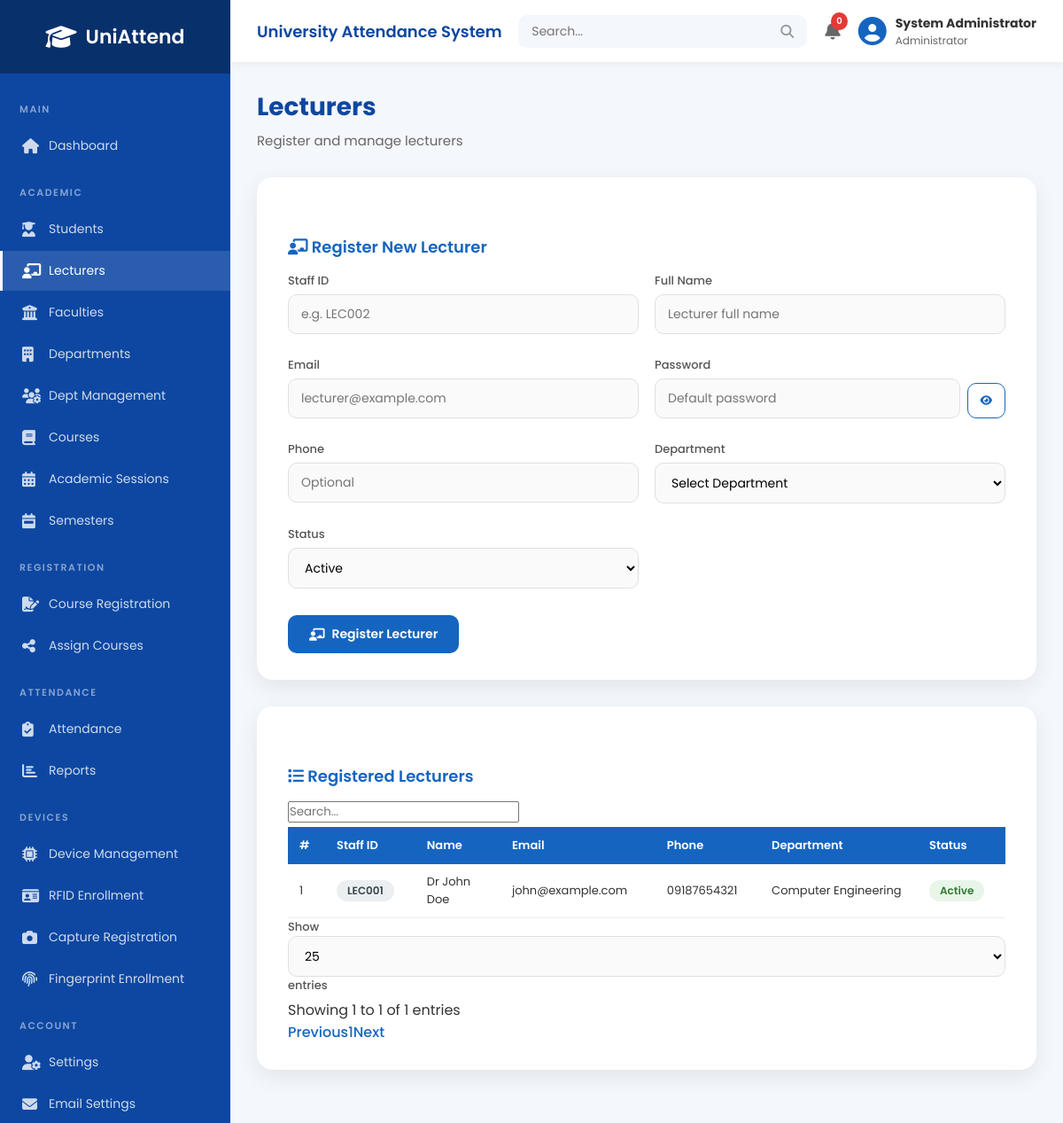
The page /admin/add_lecturer.php (signed in) on the database its author committed.
### tables this page shows
CREATE TABLE `lecturers` (
  `id` int(11) NOT NULL,
  `staff_id` varchar(50) NOT NULL,
  `fullname` varchar(150) NOT NULL,
  `email` varchar(150) NOT NULL,
  `password` varchar(255) NOT NULL,
  `phone` varchar(20) DEFAULT NULL,
  `department_id` int(11) NOT NULL,
  `status` enum('Active','Inactive') DEFAULT 'Active',
  `created_at` timestamp NOT NULL DEFAULT current_timestamp()
);

CREATE TABLE `departments` (
  `id` int(11) NOT NULL,
  `faculty_id` int(11) NOT NULL,
  `department_name` varchar(150) NOT NULL,
  `created_at` timestamp NOT NULL DEFAULT current_timestamp()
);

### admin/add_lecturer.php (the view, shortened to what this page needs)
<?php
require_once __DIR__ . '/../php/db_connect.php';
$lecturers = mysqli_query($conn, "SELECT l.*, d.department_name FROM lecturers l LEFT JOIN departments d ON l.department_id = d.id ORDER BY l.id DESC");
include "includes/header.php";
include "includes/sidebar.php";
include "includes/navbar.php";
?>
<div class="main-content">
<div class="page-title"><h1>Lecturers</h1><p>Register and manage lecturers</p></div>
<div class="form-box">
<h3><i class="fas fa-chalkboard-teacher"></i> Register New Lecturer</h3>
<form method="POST">
<div class="form-row">
<div>
<label>Staff ID</label>
<input type="text" name="staff_id" placeholder="e.g. LEC002" required>
</div>
<div>
<label>Full Name</label>
<input type="text" name="fullname" placeholder="Lecturer full name" required>
</div>
</div>
<br>
<div class="form-row">
<div>
<label>Email</label>
<input type="email" name="email" placeholder="lecturer@example.com" required>
</div>
<div>
<label>Password</label>
<div class="password-wrap" style="display:flex;gap:8px;">
<input type="password" name="password" placeholder="Default password" required style="flex:1;">
<button type="button" class="btn btn-sm btn-outline toggle-password" style="flex-shrink:0;"><i class="fas fa-eye"></i></button>
</div>
</div>
</div>
<br>
<div class="form-row">
<div>
<label>Phone</label>
<input type="tel" name="phone" placeholder="Optional">
</div>
<div>
<label>Department</label>
<select name="department_id" required>
<option value="">Select Department</option>
</select>
</div>
</div>
<br>
<div class="form-row">
<div>
<label>Status</label>
<select name="status" required>
<option value="Active">Active</option>
</select>
</div>
</div>
<br>
<button type="submit" class="btn btn-primary"><i class="fas fa-chalkboard-teacher"></i> Register Lecturer</button>
</form>
</div>
<div class="form-box" style="margin-top:25px;">
<h3><i class="fas fa-list"></i> Registered Lecturers</h3>
<div class="table-wrap">
<table class="datatable">
<thead><tr><th>#</th><th>Staff ID</th><th>Name</th><th>Email</th><th>Phone</th><th>Department</th><th>Status</th></tr></thead>
<tbody>
<?php $i=1; while ($l = mysqli_fetch_assoc($lecturers)) { ?>
<tr>
<td><?php echo $i++; ?></td>
<td><span class="badge badge-dark"><?php echo $l['staff_id']; ?></span></td>
<td><?php echo $l['fullname']; ?></td>
<td><?php echo $l['email']; ?></td>
<td><?php echo $l['phone'] ?: '-'; ?></td>
<td><?php echo $l['department_name']; ?></td>
<td><span class="badge <?php echo $l['status'] == 'Active' ? 'badge-success' : 'badge-danger'; ?>"><?php echo $l['status']; ?></span></td>
</tr>
<?php } ?>
</tbody>
</table>
</div>
</div>
</div>
<?php include "includes/footer.php"; ?>

### admin/assets/css/style.css (style rules this page uses)
:root { --primary: #1565c0; --primary-dark: #0d47a1; --primary-light: #42a5f5; --sidebar-bg: #0d47a1; --sidebar-dark: #08306b; --success: #4caf50; --success-bg: #e8f5e9; --success-text: #2e7d32; --danger: #e53935; --danger-bg: #ffebee; --danger-text: #c62828; --warning: #fb8c00; --warning-bg: #fff3e0; --warning-text: #e65100; --info: #2196f3; --info-bg: #e3f2fd; --info-text: #1565c0; --purple: #8e24aa; --dark: #37474f; --bg: #f4f7fc; --card-bg: #ffffff; --text: #333; --text-light: #666; --border: #e0e0e0; --radius: 18px; --radius-sm: 10px; --shadow: 0 8px 25px rgba(0,0,0,.08); --shadow-hover: 0 12px 35px rgba(0,0,0,.12); --transition: .3s; }
* { margin:0; padding:0; box-sizing:border-box; font-family:'Poppins',sans-serif; }
body { background:var(--bg); color:var(--text); min-height:100vh; }
.main-content { margin-left:260px; padding:30px; width:calc(100% - 260px); }
.page-title { margin-bottom:25px; }
.page-title h1 { font-size:28px; font-weight:700; color:var(--primary-dark); }
.page-title p { margin-top:5px; color:var(--text-light); font-size:15px; }
.form-box { max-width:1100px; margin:30px auto; background:var(--card-bg); padding:30px 35px; border-radius:var(--radius); box-shadow:var(--shadow); }
.form-box h3 { font-size:18px; font-weight:600; color:var(--primary); margin:25px 0 15px; padding-top:10px; }
.form-box label { display:block; font-weight:500; font-size:13px; color:#555; margin-bottom:5px; }
.form-box input[type="text"], .form-box input[type="email"], .form-box input[type="password"], .form-box input[type="number"], .form-box input[type="date"], .form-box input[type="tel"], .form-box select { width:100%; padding:11px 14px; border:1.5px solid var(--border); border-radius:var(--radius-sm); font-size:14px; outline:none; transition:var(--transition); background:#fafafa; }
.form-row { display:grid; grid-template-columns:1fr 1fr; gap:18px; }
.btn { display:inline-flex; align-items:center; gap:8px; padding:11px 24px; border:none; border-radius:var(--radius-sm); font-size:14px; font-weight:600; cursor:pointer; transition:var(--transition); text-decoration:none; }
.btn-primary { background:var(--primary); color:#fff; }
.btn-sm { padding:7px 14px; font-size:12px; }
.btn-outline { background:transparent; color:var(--primary); border:1.5px solid var(--primary); }
.form-box .btn { margin-top:5px; }
.table-wrap { overflow-x:auto; margin-top:15px; }
.form-box table, .dashboard-box table { width:100%; border-collapse:collapse; font-size:13px; }
.form-box table th, .dashboard-box table th { background:var(--primary); color:#fff; padding:11px 13px; text-align:left; font-weight:600; white-space:nowrap; }
.form-box table td, .dashboard-box table td { padding:10px 13px; border-bottom:1px solid #eee; vertical-align:middle; }
.badge { display:inline-block; padding:3px 12px; border-radius:20px; font-size:12px; font-weight:600; text-align:center; }
.badge-success { background:var(--success-bg); color:var(--success-text); }
.badge-dark { background:#eceff1; color:#37474f; }
.fade-in { animation:fadeIn .4s ease; }

### rows shown on the page
lecturers: staff "LEC001", fullname "Dr John Doe", email "john@example.com", phone "09187654321", department.department_name "Computer Engineering", status "Active"

### other values the page prints
$_SESSION['fullname'] "System Administrator"
